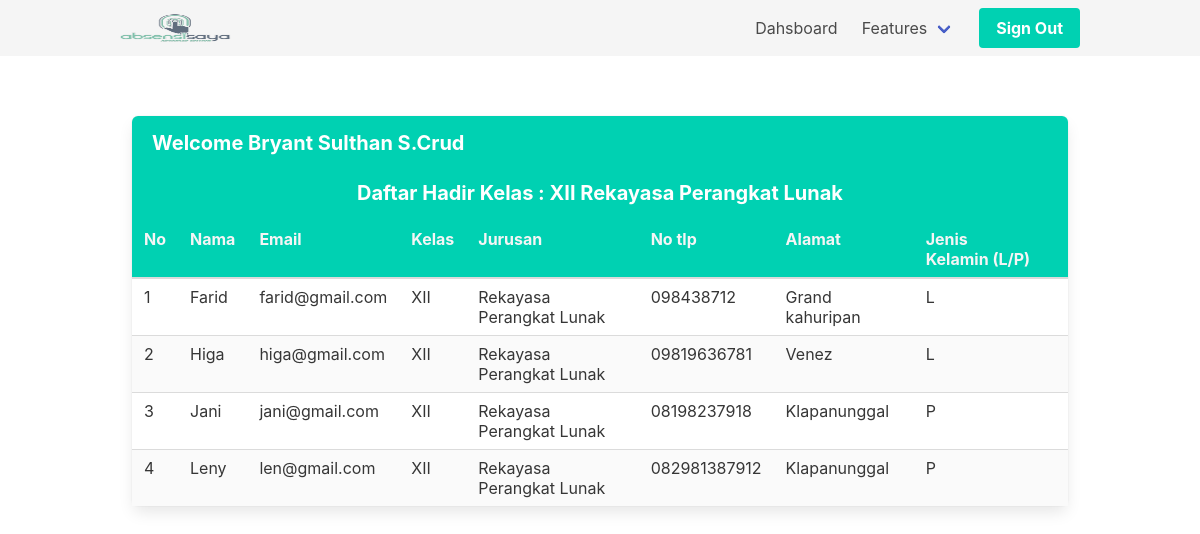
The page /teacher/index.php (signed in) on the database its author committed.
### tables this page shows
CREATE TABLE `kelas` (
  `id_kelas` int(11) NOT NULL,
  `kelas` varchar(40) NOT NULL
);

CREATE TABLE `jurusan` (
  `id_jurusan` int(11) NOT NULL,
  `jurusan` varchar(40) NOT NULL
);

CREATE TABLE `murid` (
  `id_murid` int(11) NOT NULL,
  `id_kelas` int(11) NOT NULL,
  `id_jurusan` int(11) NOT NULL,
  `nama` varchar(200) NOT NULL,
  `email` varchar(200) NOT NULL,
  `alamat` varchar(200) NOT NULL,
  `no_tlp` varchar(50) NOT NULL,
  `jk` varchar(25) NOT NULL
);

### teacher/index.php (the view, shortened to what this page needs)
<?php
include '../components/config.php';
include '../components/meta.php';
include '../components/navbar.php';
$Date = date("Y-m-d");
$AttendedStudent = $con->query("SELECT * FROM murid JOIN kelas ON (kelas.id_kelas=murid.id_kelas) JOIN jurusan ON (jurusan.id_jurusan=murid.id_jurusan) WHERE id_murid NOT IN (SELECT id_murid FROM absen WHERE tanggal = '" . $Date . "') AND murid.id_kelas = $_SESSION[id_kelas] AND murid.id_jurusan = $_SESSION[id_jurusan] ORDER BY nama ASC");
$Student = mysqli_fetch_array($AttendedStudent, MYSQLI_ASSOC);
?>
<div class="container mt-6 p-3">
    <article class="panel is-primary">
        <p class="panel-heading">
            Welcome <?= $_SESSION['nama'] ?><br><br>
            <span class="is-flex is-justify-content-center">Daftar Hadir Kelas : <?= $Student['kelas'] . "&nbsp;" . $Student['jurusan'] ?></span>
        </p>
        <div class="table-container">
            <table class="table is-striped is-hoverable is-fullwidth">
                <thead class="has-background-primary">
                    <tr class="has-text-weight-bold">
                        <td scope="col" class="has-text-light">No</td>
                        <td scope="col" class="has-text-light">Nama</td>
                        <td scope="col" class="has-text-light">Email</td>
                        <td scope="col" class="has-text-light">Kelas</td>
                        <td scope="col" class="has-text-light">Jurusan</td>
                        <td scope="col" class="has-text-light">No tlp</td>
                        <td scope="col" class="has-text-light">Alamat</td>
                        <td scope="col" class="has-text-light">Jenis Kelamin&nbsp;(L/P)</td>
                    </tr>
                </thead>
                <tbody class="table-group-divider">
                    <?php
                    $no = 1;
                    foreach ($AttendedStudent as $s) :
                    ?>
                        <tr>
                            <td><?= $no++ ?></td>
                            <td><?= $s['nama'] ?></td>
                            <td><?= $s['email'] ?></td>
                            <td><?= $s['kelas'] ?></td>
                            <td><?= $s['jurusan'] ?></td>
                            <td><?= $s['no_tlp'] ?></td>
                            <td><?= $s['alamat'] ?></td>
                            <td><?= $s['jk'] ?></td>
                        </tr>
                    <?php
                    endforeach;
                    ?>
                </tbody>
            </table>
        </div>
    </article>
</div>

### components/meta.php (shortened to what this page needs)
<link rel="stylesheet" href="../public/assets/bulma/css/bulma.min.css">
<link rel="stylesheet" href="../public/assets/css/datatables.min.css">
<link rel="stylesheet" href="https://cdn.jsdelivr.net/npm/boxicons@latest/css/boxicons.min.css">
<link rel="stylesheet" href="https://cdn.jsdelivr.net/npm/bootstrap-icons@1.9.1/font/bootstrap-icons.css">

### components/navbar.php (shortened to what this page needs)
<nav class="navbar has-background-light" role="navigation" aria-label="main navigation">
    <div class="container">
        <div class="navbar-brand">
            <a class="navbar-item" href="../teacher/index.php">
                <img src="../public/img/logo.png" width="112">
            </a>
        </div>
        <div id="navbarBasicExample" class="navbar-menu">
            <div class="navbar-end">
                <a class="navbar-item" href="../teacher/index.php">Dahsboard</a>
                <div class="navbar-item has-dropdown is-hoverable">
                    <a class="navbar-link">
                        Features
                    </a>
                </div>
                <div class="navbar-item">
                    <a class="button is-primary" href="../logout.php">
                        <strong>Sign Out</strong>
                    </a>
                </div>
            </div>
        </div>
</nav>

### rows shown on the page
kelas: kelas "XII"
jurusan: jurusan "Rekayasa Perangkat Lunak"
murid: nama "Farid", email "farid@gmail.com", id_kelas.kelas "XII", id_jurusan.jurusan "Rekayasa Perangkat Lunak", no_tlp "098438712", alamat "Grand kahuripan", jk "L"
murid: nama "Higa", email "higa@gmail.com", id_kelas.kelas "XII", id_jurusan.jurusan "Rekayasa Perangkat Lunak", no_tlp "09819636781", alamat "Venez", jk "L"
murid: nama "Jani", email "jani@gmail.com", id_kelas.kelas "XII", id_jurusan.jurusan "Rekayasa Perangkat Lunak", no_tlp "08198237918", alamat "Klapanunggal", jk "P"
murid: nama "Leny", email "len@gmail.com", id_kelas.kelas "XII", id_jurusan.jurusan "Rekayasa Perangkat Lunak", no_tlp "082981387912", alamat "Klapanunggal", jk "P"

### other values the page prints
$_SESSION['nama'] "Bryant Sulthan S.Crud"
